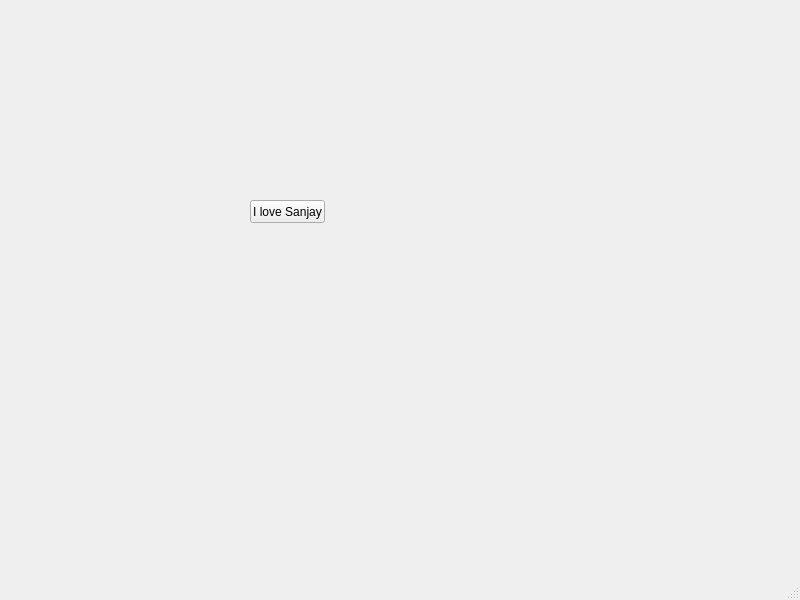
<?xml version="1.0" encoding="UTF-8"?>
<ui version="4.0">
 <class>MainWindow</class>
 <widget class="QMainWindow" name="MainWindow">
  <property name="geometry">
   <rect>
    <x>0</x>
    <y>0</y>
    <width>800</width>
    <height>600</height>
   </rect>
  </property>
  <property name="windowTitle">
   <string>kunle Coker</string>
  </property>
  <widget class="QWidget" name="centralwidget">
   <widget class="QPushButton" name="pushButton">
    <property name="geometry">
     <rect>
      <x>250</x>
      <y>200</y>
      <width>75</width>
      <height>23</height>
     </rect>
    </property>
    <property name="text">
     <string>I love Sanjay</string>
    </property>
   </widget>
  </widget>
  <widget class="QMenuBar" name="menubar">
   <property name="geometry">
    <rect>
     <x>0</x>
     <y>0</y>
     <width>800</width>
     <height>21</height>
    </rect>
   </property>
  </widget>
  <widget class="QStatusBar" name="statusbar"/>
 </widget>
 <resources/>
 <connections/>
</ui>
